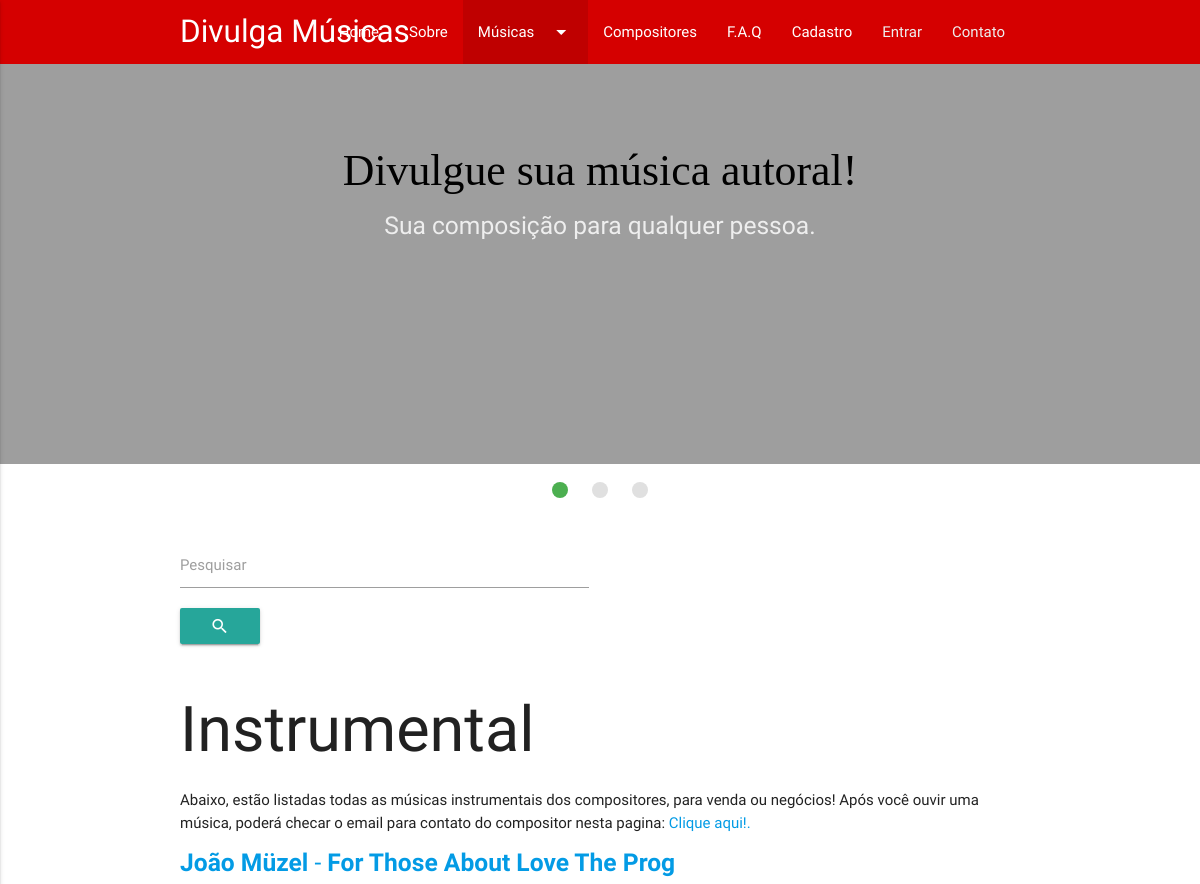
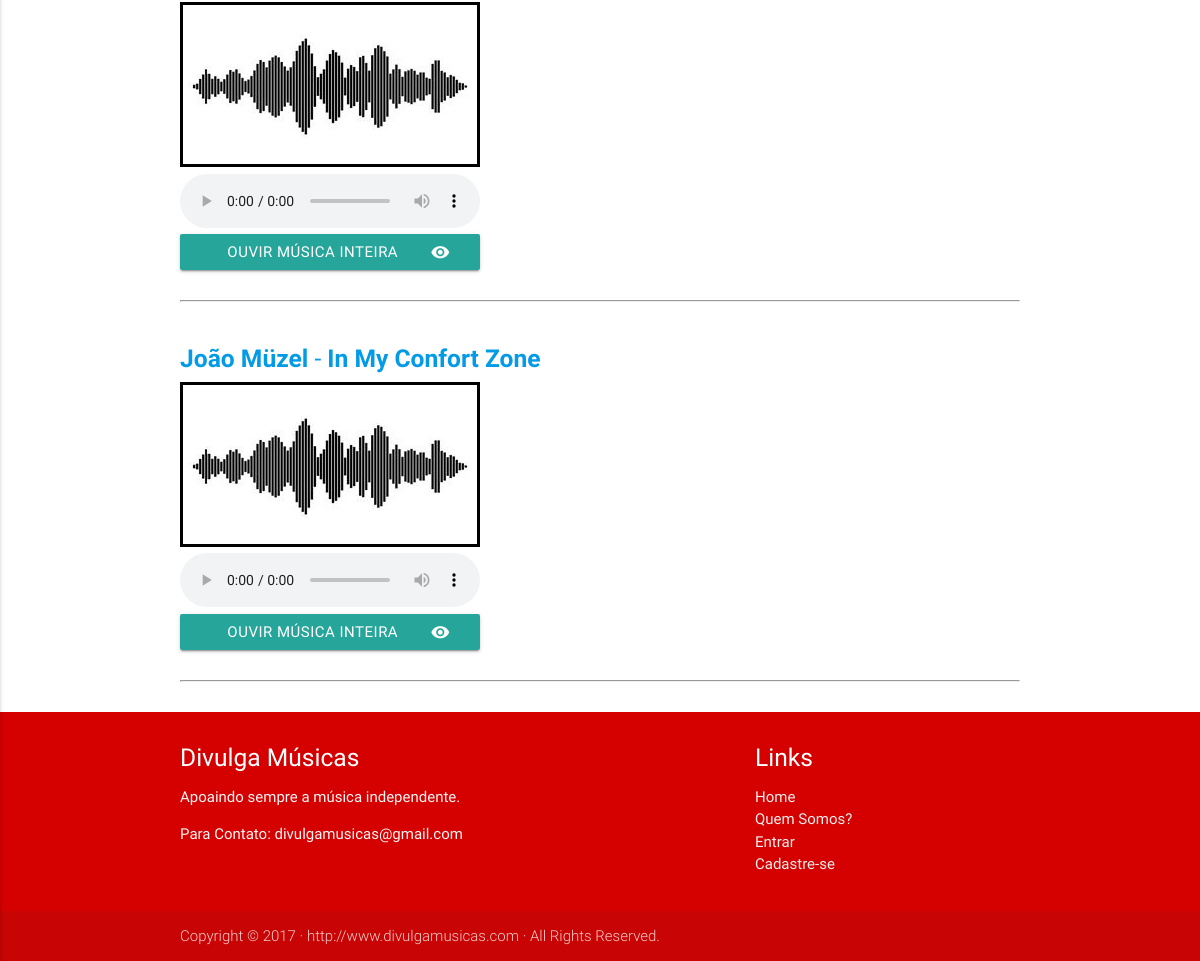
Page /Instrumental.php on the committed database (2 pictures, top to bottom).
### tables this page shows
CREATE TABLE IF NOT EXISTS `musicainst` (
  `id` int(11) NOT NULL AUTO_INCREMENT,
  `titulo` varchar(45) DEFAULT NULL,
  `autor` varchar(45) DEFAULT NULL,
  `data` date DEFAULT NULL,
  `musica_demo` varchar(45) DEFAULT NULL,
  `musica_completa` varchar(45) DEFAULT NULL,
  `partitura` varchar(45) DEFAULT NULL,
  `fins` varchar(45) DEFAULT NULL,
  `genero` varchar(45) DEFAULT NULL,
  PRIMARY KEY (`id`)
);

### Instrumental.php (the view, shortened to what this page needs)
<?php
	try{
		$conexao = new PDO('mysql:host=localhost; dbname=tcc', 'root', '');
		$conexao ->setAttribute(PDO::ATTR_ERRMODE, PDO::ERRMODE_EXCEPTION);
	}catch(PDOException $e){
		echo 'ERROR: ' . $e->getMessage();
	}
?>
<!DOCTYPE html>
  <html>
    <head>
      <link type="text/css" rel="stylesheet" href="css/materialize.min.css"  media="screen,projection"/>
    </head>
    <body>
    <nav class="#d50000 red accent-4 z-depth-0">
    <div class="nav-wrapper container">
      <a href="Home.php" class="brand-logo left">Divulga Músicas</a>
      <ul id="nav-mobile" class="right hide-on-med-and-down">
        <li><a href="Home.php">Home</a></li>
        <li><a href="QuemSomos.php">Sobre</a></li>
        <li class="active"><a class="dropdown-button" href="#!" data-activates="dropdown1">Músicas<i class="material-icons right">arrow_drop_down</i></a></li>
        <li><a href="Compositores.php">Compositores</a></li>
          <li><a href="faq.php">F.A.Q</a></li>
        <li><a href="Cadastro.php">Cadastro</a></li>
          <li><a class="grey-text text-lighten-3" href="login.php">Entrar</a></li>
          <li><a class="grey-text text-lighten-3" href="Contato.php">Contato</a></li>
      </ul>
    </div>
  </nav>
    <div class="slider">
    <ul class="slides">
      <li>
        <img src="arquivos/imagens/1.jpg">
        <div class="caption center-align">
          <h3 id="black">Divulgue sua música autoral!</h3>
            <h5 class="center grey-text text-lighten-3">Sua composição para qualquer pessoa.</h5>
        </div>
      </li>
    </ul>
  </div>
        <br>
        <div class="container">
            <div class="row">
    <form class="col s12" action="Instrumental.php"  enctype="multipart/form-data" method="post">
      <div class="row" class="center-align">
        <div class="input-field col s6">
          <input id="pesquisa" type="text" class="validate" name="pesquisa"><button type="submit" class="btn btn-primary"><i class="material-icons">search</i></button>
          <label for="email">Pesquisar</label>
        </div>
      </div>
        </div>
            <h1>Instrumental</h1>
            <p>Abaixo, estão listadas todas as músicas instrumentais dos compositores, para venda ou negócios! Após você ouvir uma música, poderá checar o email para contato do compositor nesta pagina: <a href="Compositores.php">Clique aqui!.</a></p>
            <?php
if(isset($pg)){ $pg = $_GET['pg'];}else{ $pg = 1;}
if(isset($_POST['pesquisa'])){
  $quantidade = 10000;
}else{
  $quantidade = 10;
}
$inicio = ($pg*$quantidade) - $quantidade;
if(isset($_POST['pesquisa'])){
  $busca = addslashes($_POST['pesquisa']);
  $sql = "SELECT * from musicainst WHERE titulo LIKE '%$busca%' ORDER BY id DESC LIMIT $inicio, $quantidade ";
}else{
  $sql = "SELECT * from musicainst ORDER BY id DESC LIMIT $inicio, $quantidade";
}
        try {
          $resultado = $conexao->prepare($sql);
          $resultado->execute();
          $contar = $resultado->rowCount();
         if ($contar > 0) {
         while ($exibe = $resultado->fetch(PDO::FETCH_OBJ)) {
          ?>
      <div class="musica">
          <a href="instrumentalpage.php?leiamais=musicainst&id=<?php echo $exibe->id; ?>">
              <h5><b><?php echo $exibe->autor; ?> </b> - <b><?php echo $exibe->titulo; ?></b></h5></a>
          <img src="arquivos/imagens/wave.jpg"><br>
           <audio src="arquivos/musicas/<?php echo $exibe->musica_demo; ?>" controls></audio> <br>
          <a class="waves-effect waves-light btn" href="instrumentalpage.php?leiamais=musicainst&id=<?php echo $exibe->id; ?>" id="bot">Ouvir Música Inteira
            <i class="material-icons right">visibility</i>
          </a>
            </div>
      <br><hr><br>
<?php
}
      }else{
        echo '<li>Sem músicas.</li><br>';
      }
    } catch (PDOException $erro) {
      echo $erro;
    }
?>
            </div>
        <footer class="page-footer #d50000 red accent-4">
          <div class="container">
            <div class="row">
              <div class="col l6 s12">
                <h5 class="white-text">Divulga Músicas</h5>
                <p class="grey-text text-lighten-4">Apoaindo sempre a música independente.</p>
                  <p class="grey-text text-lighten-4">Para Contato: divulgamusicas@gmail.com</p>
              </div>
              <div class="col l4 offset-l2 s12">
                <h5 class="white-text">Links</h5>
                <ul>
                  <li><a class="grey-text text-lighten-3" href="Home.php">Home</a></li>
                  <li><a class="grey-text text-lighten-3" href="QuemSomos.php">Quem Somos?</a></li>
                    <li><a class="grey-text text-lighten-3" href="login.php">Entrar</a></li>
                  <li><a class="grey-text text-lighten-3" href="Cadastro.php">Cadastre-se</a></li>
                </ul>
              </div>
            </div>
          </div>
          <div class="footer-copyright">
            <div class="container">
            Copyright © 2017 · http://www.divulgamusicas.com · All Rights Reserved.
            </div>
          </div>
        </footer>
    </body>
  </html>

### Instrumental.php (style rules this page uses)
h3#black { color: black; font-family: fantasy; }
a#bot { width: 300px; }

### rows in the picture
musicainst: autor "João Müzel", titulo "For Those About Love The Prog"
musicainst: autor "João Müzel", titulo "In My Confort Zone"
